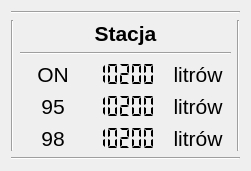
   <widget class="QWidget" name="gridLayoutWidget_2">
    <property name="geometry">
     <rect>
      <x>940</x>
      <y>310</y>
      <width>251</width>
      <height>171</height>
     </rect>
    </property>
    <layout class="QGridLayout" name="gridLayout_2">
     <item row="4" column="1">
      <widget class="QLabel" name="Station95">
       <property name="font">
        <font>
         <family>Arial</family>
         <pointsize>16</pointsize>
         <weight>50</weight>
         <bold>false</bold>
        </font>
       </property>
       <property name="text">
        <string>95</string>
       </property>
       <property name="alignment">
        <set>Qt::AlignCenter</set>
       </property>
      </widget>
     </item>
     <item row="5" column="1">
      <widget class="QLabel" name="Station98">
       <property name="font">
        <font>
         <family>Arial</family>
         <pointsize>16</pointsize>
         <weight>50</weight>
         <bold>false</bold>
        </font>
       </property>
       <property name="text">
        <string>98</string>
       </property>
       <property name="alignment">
        <set>Qt::AlignCenter</set>
       </property>
      </widget>
     </item>
     <item row="1" column="0" rowspan="5">
      <widget class="Line" name="line_6">
       <property name="orientation">
        <enum>Qt::Vertical</enum>
       </property>
      </widget>
     </item>
     <item row="3" column="2">
      <widget class="QLCDNumber" name="FuelTankStationON">
       <property name="enabled">
        <bool>true</bool>
       </property>
       <property name="font">
        <font>
         <family>Times New Roman</family>
         <pointsize>16</pointsize>
        </font>
       </property>
       <property name="lineWidth">
        <number>0</number>
       </property>
       <property name="digitCount">
        <number>5</number>
       </property>
       <property name="segmentStyle">
        <enum>QLCDNumber::Flat</enum>
       </property>
       <property name="value" stdset="0">
        <double>10200.000000000000000</double>
       </property>
      </widget>
     </item>
     <item row="1" column="4" rowspan="5">
      <widget class="Line" name="line_7">
       <property name="orientation">
        <enum>Qt::Vertical</enum>
       </property>
      </widget>
     </item>
     <item row="4" column="2">
      <widget class="QLCDNumber" name="FuelTankStation95">
       <property name="enabled">
        <bool>true</bool>
       </property>
       <property name="font">
        <font>
         <family>Times New Roman</family>
         <pointsize>16</pointsize>
        </font>
       </property>
       <property name="lineWidth">
        <number>0</number>
       </property>
       <property name="digitCount">
        <number>5</number>
       </property>
       <property name="segmentStyle">
        <enum>QLCDNumber::Flat</enum>
       </property>
       <property name="value" stdset="0">
        <double>10200.000000000000000</double>
       </property>
      </widget>
     </item>
     <item row="6" column="0" colspan="5">
      <widget class="Line" name="line_9">
       <property name="orientation">
        <enum>Qt::Horizontal</enum>
       </property>
      </widget>
     </item>
     <item row="5" column="3">
      <widget class="QLabel" name="label_15">
       <property name="font">
        <font>
         <family>Arial</family>
         <pointsize>16</pointsize>
         <weight>50</weight>
         <bold>false</bold>
        </font>
       </property>
       <property name="text">
        <string>litrów</string>
       </property>
       <property name="alignment">
        <set>Qt::AlignCenter</set>
       </property>
      </widget>
     </item>
     <item row="0" column="0" colspan="5">
      <widget class="Line" name="line_10">
       <property name="orientation">
        <enum>Qt::Horizontal</enum>
       </property>
      </widget>
     </item>
     <item row="3" column="1">
      <widget class="QLabel" name="StationON">
       <property name="font">
        <font>
         <family>Arial</family>
         <pointsize>16</pointsize>
         <weight>50</weight>
         <bold>false</bold>
        </font>
       </property>
       <property name="text">
        <string>ON</string>
       </property>
       <property name="alignment">
        <set>Qt::AlignCenter</set>
       </property>
      </widget>
     </item>
     <item row="5" column="2">
      <widget class="QLCDNumber" name="FuelTankStation98">
       <property name="enabled">
        <bool>true</bool>
       </property>
       <property name="font">
        <font>
         <family>Times New Roman</family>
         <pointsize>16</pointsize>
        </font>
       </property>
       <property name="lineWidth">
        <number>0</number>
       </property>
       <property name="digitCount">
        <number>5</number>
       </property>
       <property name="segmentStyle">
        <enum>QLCDNumber::Flat</enum>
       </property>
       <property name="value" stdset="0">
        <double>10200.000000000000000</double>
       </property>
      </widget>
     </item>
     <item row="1" column="1" colspan="3">
      <widget class="QLabel" name="label_16">
       <property name="font">
        <font>
         <family>Arial</family>
         <pointsize>16</pointsize>
         <weight>75</weight>
         <bold>true</bold>
        </font>
       </property>
       <property name="text">
        <string>Stacja</string>
       </property>
       <property name="alignment">
        <set>Qt::AlignCenter</set>
       </property>
      </widget>
     </item>
     <item row="4" column="3">
      <widget class="QLabel" name="label_14">
       <property name="font">
        <font>
         <family>Arial</family>
         <pointsize>16</pointsize>
         <weight>50</weight>
         <bold>false</bold>
        </font>
       </property>
       <property name="text">
        <string>litrów</string>
       </property>
       <property name="alignment">
        <set>Qt::AlignCenter</set>
       </property>
      </widget>
     </item>
     <item row="3" column="3">
      <widget class="QLabel" name="label_13">
       <property name="font">
        <font>
         <family>Arial</family>
         <pointsize>16</pointsize>
         <weight>50</weight>
         <bold>false</bold>
        </font>
       </property>
       <property name="text">
        <string>litrów</string>
       </property>
       <property name="alignment">
        <set>Qt::AlignCenter</set>
       </property>
      </widget>
     </item>
     <item row="2" column="1" colspan="3">
      <widget class="Line" name="line_8">
       <property name="orientation">
        <enum>Qt::Horizontal</enum>
       </property>
      </widget>
     </item>
    </layout>
   </widget>
